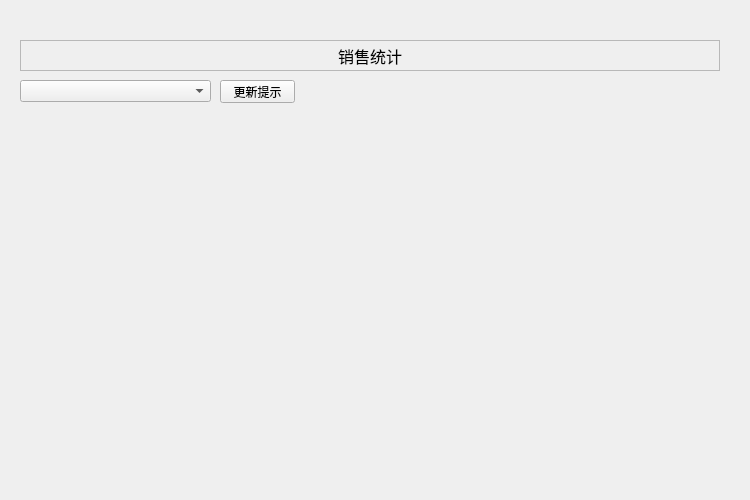
<?xml version="1.0" encoding="UTF-8"?>
<ui version="4.0">
 <class>Widget</class>
 <widget class="QWidget" name="Widget">
  <property name="geometry">
   <rect>
    <x>0</x>
    <y>0</y>
    <width>750</width>
    <height>500</height>
   </rect>
  </property>
  <property name="windowTitle">
   <string>汽车销售管理系统</string>
  </property>
  <widget class="QStackedWidget" name="stackedWidget">
   <property name="geometry">
    <rect>
     <x>20</x>
     <y>30</y>
     <width>700</width>
     <height>410</height>
    </rect>
   </property>
   <property name="currentIndex">
    <number>1</number>
   </property>
   <widget class="QWidget" name="managePage">
    <widget class="QLabel" name="label">
     <property name="geometry">
      <rect>
       <x>0</x>
       <y>10</y>
       <width>700</width>
       <height>31</height>
      </rect>
     </property>
     <property name="font">
      <font>
       <pointsize>12</pointsize>
      </font>
     </property>
     <property name="frameShape">
      <enum>QFrame::StyledPanel</enum>
     </property>
     <property name="text">
      <string>品牌车管理</string>
     </property>
     <property name="alignment">
      <set>Qt::AlignCenter</set>
     </property>
    </widget>
    <widget class="QToolBox" name="toolBox">
     <property name="geometry">
      <rect>
       <x>0</x>
       <y>50</y>
       <width>340</width>
       <height>350</height>
      </rect>
     </property>
     <property name="frameShape">
      <enum>QFrame::WinPanel</enum>
     </property>
     <property name="currentIndex">
      <number>0</number>
     </property>
     <widget class="QWidget" name="page">
      <property name="geometry">
       <rect>
        <x>0</x>
        <y>0</y>
        <width>336</width>
        <height>294</height>
       </rect>
      </property>
      <attribute name="label">
       <string>出售车辆</string>
      </attribute>
      <widget class="QLabel" name="label_6">
       <property name="geometry">
        <rect>
         <x>50</x>
         <y>210</y>
         <width>54</width>
         <height>12</height>
        </rect>
       </property>
       <property name="text">
        <string>金额:</string>
       </property>
      </widget>
      <widget class="QLabel" name="label_8">
       <property name="geometry">
        <rect>
         <x>240</x>
         <y>220</y>
         <width>54</width>
         <height>12</height>
        </rect>
       </property>
       <property name="text">
        <string>万</string>
       </property>
      </widget>
      <widget class="QPushButton" name="sellCancelBtn">
       <property name="geometry">
        <rect>
         <x>170</x>
         <y>250</y>
         <width>75</width>
         <height>23</height>
        </rect>
       </property>
       <property name="text">
        <string>取消</string>
       </property>
      </widget>
      <widget class="QPushButton" name="sellOkBtn">
       <property name="geometry">
        <rect>
         <x>60</x>
         <y>250</y>
         <width>75</width>
         <height>23</height>
        </rect>
       </property>
       <property name="text">
        <string>确定</string>
       </property>
      </widget>
      <widget class="QComboBox" name="sellFactoryComboBox">
       <property name="geometry">
        <rect>
         <x>100</x>
         <y>10</y>
         <width>101</width>
         <height>22</height>
        </rect>
       </property>
      </widget>
      <widget class="QLabel" name="label_7">
       <property name="geometry">
        <rect>
         <x>220</x>
         <y>110</y>
         <width>54</width>
         <height>12</height>
        </rect>
       </property>
       <property name="text">
        <string>万</string>
       </property>
      </widget>
      <widget class="QLabel" name="label_3">
       <property name="geometry">
        <rect>
         <x>50</x>
         <y>60</y>
         <width>54</width>
         <height>12</height>
        </rect>
       </property>
       <property name="text">
        <string>品牌:</string>
       </property>
      </widget>
      <widget class="QLabel" name="label_4">
       <property name="geometry">
        <rect>
         <x>50</x>
         <y>110</y>
         <width>54</width>
         <height>12</height>
        </rect>
       </property>
       <property name="text">
        <string>报价:</string>
       </property>
      </widget>
      <widget class="QLabel" name="label_2">
       <property name="geometry">
        <rect>
         <x>50</x>
         <y>10</y>
         <width>54</width>
         <height>12</height>
        </rect>
       </property>
       <property name="text">
        <string>厂家：</string>
       </property>
      </widget>
      <widget class="QLineEdit" name="sellPriceLineEdit">
       <property name="geometry">
        <rect>
         <x>100</x>
         <y>110</y>
         <width>113</width>
         <height>20</height>
        </rect>
       </property>
      </widget>
      <widget class="QSpinBox" name="sellNumSpinBox">
       <property name="geometry">
        <rect>
         <x>100</x>
         <y>160</y>
         <width>42</width>
         <height>22</height>
        </rect>
       </property>
      </widget>
      <widget class="QLabel" name="sellLastNumLabel">
       <property name="geometry">
        <rect>
         <x>160</x>
         <y>160</y>
         <width>81</width>
         <height>16</height>
        </rect>
       </property>
       <property name="text">
        <string>剩余数量:000</string>
       </property>
      </widget>
      <widget class="QLabel" name="label_5">
       <property name="geometry">
        <rect>
         <x>50</x>
         <y>160</y>
         <width>54</width>
         <height>12</height>
        </rect>
       </property>
       <property name="text">
        <string>数量:</string>
       </property>
      </widget>
      <widget class="QComboBox" name="sellBrandComboBox">
       <property name="geometry">
        <rect>
         <x>100</x>
         <y>60</y>
         <width>101</width>
         <height>22</height>
        </rect>
       </property>
      </widget>
      <widget class="QLineEdit" name="sellSumLineEdit">
       <property name="geometry">
        <rect>
         <x>90</x>
         <y>210</y>
         <width>141</width>
         <height>20</height>
        </rect>
       </property>
      </widget>
     </widget>
     <widget class="QWidget" name="page_3">
      <property name="geometry">
       <rect>
        <x>0</x>
        <y>0</y>
        <width>336</width>
        <height>294</height>
       </rect>
      </property>
      <attribute name="label">
       <string>Page 2</string>
      </attribute>
     </widget>
    </widget>
    <widget class="QListWidget" name="dailyList">
     <property name="geometry">
      <rect>
       <x>360</x>
       <y>51</y>
       <width>340</width>
       <height>350</height>
      </rect>
     </property>
    </widget>
   </widget>
   <widget class="QWidget" name="chartPage">
    <widget class="QPushButton" name="updateBtn">
     <property name="geometry">
      <rect>
       <x>200</x>
       <y>50</y>
       <width>75</width>
       <height>23</height>
      </rect>
     </property>
     <property name="text">
      <string>更新提示</string>
     </property>
    </widget>
    <widget class="QComboBox" name="factoryComboBox">
     <property name="geometry">
      <rect>
       <x>0</x>
       <y>50</y>
       <width>191</width>
       <height>22</height>
      </rect>
     </property>
    </widget>
    <widget class="QLabel" name="label_9">
     <property name="geometry">
      <rect>
       <x>0</x>
       <y>10</y>
       <width>700</width>
       <height>31</height>
      </rect>
     </property>
     <property name="font">
      <font>
       <pointsize>12</pointsize>
      </font>
     </property>
     <property name="frameShape">
      <enum>QFrame::StyledPanel</enum>
     </property>
     <property name="text">
      <string>销售统计</string>
     </property>
     <property name="alignment">
      <set>Qt::AlignCenter</set>
     </property>
    </widget>
   </widget>
  </widget>
 </widget>
 <layoutdefault spacing="6" margin="11"/>
 <resources/>
 <connections/>
</ui>
